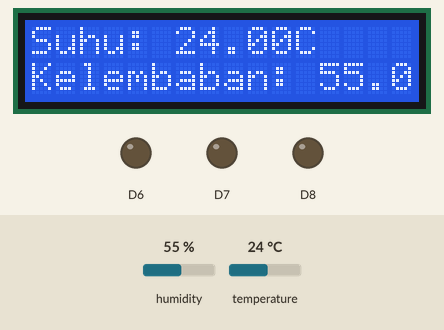
Bench run of a sketch on a simulated ESP8266 (NodeMCU). On the bench: 16×2 character LCD, output pins drawn as LEDs (lit = HIGH). Inputs (shaded band) come from the test bench; at power-on: humidity 55 %, temperature 24 °C. WiFi joins after 1.5 s; servers stay silent unless stated; no MQTT or app messages arrive unless stated; what the sketch prints to the serial monitor is not drawn.

Above: at 2.8 s.
2.9 s: humidity set to 22 %
At 12.1 s:
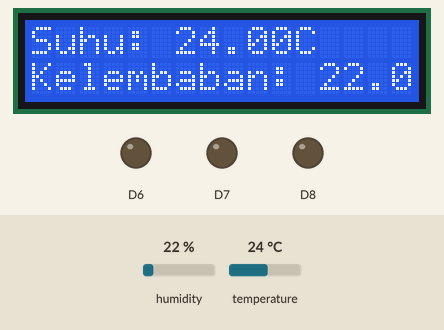
13.2 s: temperature set to 12 °C
At 23.1 s:
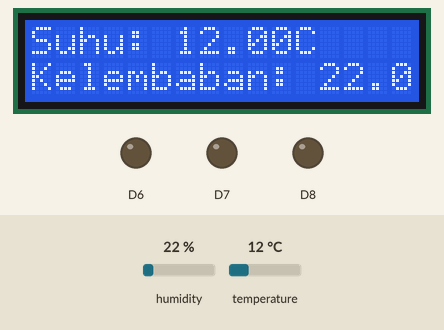
33.2 s: humidity set to 40 %
At 42.8 s:
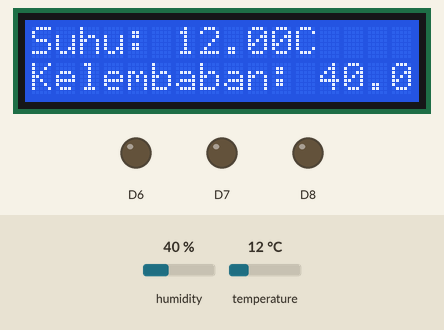
43.4 s: temperature set to 19 °C
At 52.6 s:
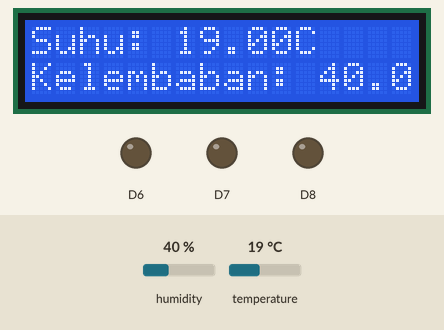
Timing chart, 0 to 54.1 s (numbered marks = the images above; inputs shaded):
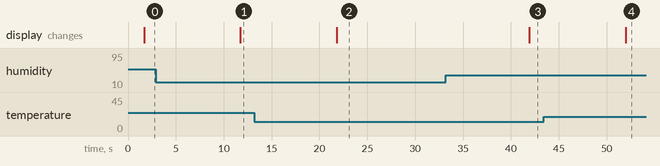

Measured:
- after the input at 2.9 s, the display: changes after 8.8 s (image 1)
- after the input at 13.2 s, the display: changes after 8.6 s (image 2)
- after the input at 33.2 s, the display: changes after 8.7 s (image 3)
- after the input at 43.4 s, the display: changes after 8.6 s (image 4)

The sketch:

sketch_jun24a.ino
```cpp
#include <Wire.h>
#include <LiquidCrystal_I2C.h>
#include "DHT.h"
#include <ESP8266WiFi.h>
#include <PubSubClient.h>
#include <ArduinoJson.h>

// Konfigurasi WiFi dan MQTT
const char* ssid = "Sam";
const char* password = "20020329";
const char* mqtt_server = "usm.revolusi-it.com";
const int mqtt_port = 1883;
const char* mqtt_user = "usm";
const char* mqtt_password = "usmjaya24";
const char* topic = "test/test";

// Inisialisasi objek WiFiClient dan PubSubClient
WiFiClient espClient;
PubSubClient client(espClient);

// Definisi pin dan tipe sensor DHT
#define DHTPIN D5
#define DHTTYPE DHT11

// Inisialisasi objek DHT dan LCD
DHT dht(DHTPIN, DHTTYPE);
LiquidCrystal_I2C lcd(0x27, 16, 2);

// Fungsi callback untuk menangani pesan MQTT
void callback(char* topic, byte* payload, unsigned int length) {
  Serial.print("Pesan dari MQTT [");
  Serial.print(topic);
  Serial.print("] ");

  StaticJsonDocument<256> doc;
  DeserializationError error = deserializeJson(doc, payload, length);

  if (error) {
    Serial.print("deserializeJson() failed: ");
    Serial.println(error.c_str());
    return;
  }

  const char* nim = doc["nim"];
  const char* messages = doc["messages"];

  if (String(nim) == "G.231.21.0199") {
    Serial.println(messages);

    if (String(messages) == "D6=1") { digitalWrite(D6, HIGH); }
    if (String(messages) == "D7=1") { digitalWrite(D7, HIGH); }
    if (String(messages) == "D8=1") { digitalWrite(D8, HIGH); }
    if (String(messages) == "D6=0") { digitalWrite(D6, LOW); }
    if (String(messages) == "D7=0") { digitalWrite(D7, LOW); }
    if (String(messages) == "D8=0") { digitalWrite(D8, LOW); }
  }
}

void reconnect() {
  while (!client.connected()) {
    Serial.print("Attempting MQTT connection...");
    if (client.connect("ESP8266Client", mqtt_user, mqtt_password)) {
      Serial.println("connected");
      client.subscribe(topic);
    } else {
      Serial.print("failed, rc=");
      Serial.print(client.state());
      Serial.println(" try again in 5 seconds");
      delay(5000);
    }
  }
}

void konek_wifi() {
  WiFi.begin(ssid, password);
  while (WiFi.status() != WL_CONNECTED) {
    delay(500);
    Serial.print(".");
  }
  Serial.println("WiFi connected");
}

void setup() {
  Serial.begin(115200);

  // Inisialisasi I2C dan LCD
  Wire.begin(D1, D2);
  lcd.begin(16, 2);
  lcd.backlight();

  // Inisialisasi sensor DHT
  dht.begin();

  // Menghubungkan ke WiFi
  konek_wifi();

  // Menghubungkan ke server MQTT
  client.setServer(mqtt_server, mqtt_port);
  client.setCallback(callback);
  reconnect();

  // Inisialisasi pin untuk LED

  pinMode(D6, OUTPUT);
  pinMode(D7, OUTPUT);
  pinMode(D8, OUTPUT);
}

void loop() {
  if (WiFi.status() != WL_CONNECTED) { konek_wifi(); }
  if (!client.connected()) { reconnect(); }
  client.loop();

  float h = dht.readHumidity();
  float t = dht.readTemperature();

  if (isnan(h) || isnan(t)) {
    Serial.println("Failed to read from DHT sensor!");
    lcd.setCursor(0, 0);
    lcd.print("Sensor Error   ");
    lcd.setCursor(0, 1);
    lcd.print("                ");
    delay(2000);
    return;
  }

  // Tampilkan di LCD
  lcd.setCursor(0, 0);
  lcd.print("Suhu: " + String(t) + "C   ");
  lcd.setCursor(0, 1);
  lcd.print("Kelembaban: " + String(h) + "%   ");

  // Buat pesan JSON
  String jsonMessage = "{ \"nim\" : \"G.231.21.0199\", \"suhu\" : " + String(t) + ", \"kelembapan\" : " + String(h) + " }";

  // Kirim pesan JSON melalui MQTT
  client.publish(topic, jsonMessage.c_str());
  Serial.println("MQTT message published: " + jsonMessage);

  delay(10000); // Interval pengiriman pesan (10 detik)
}
```
